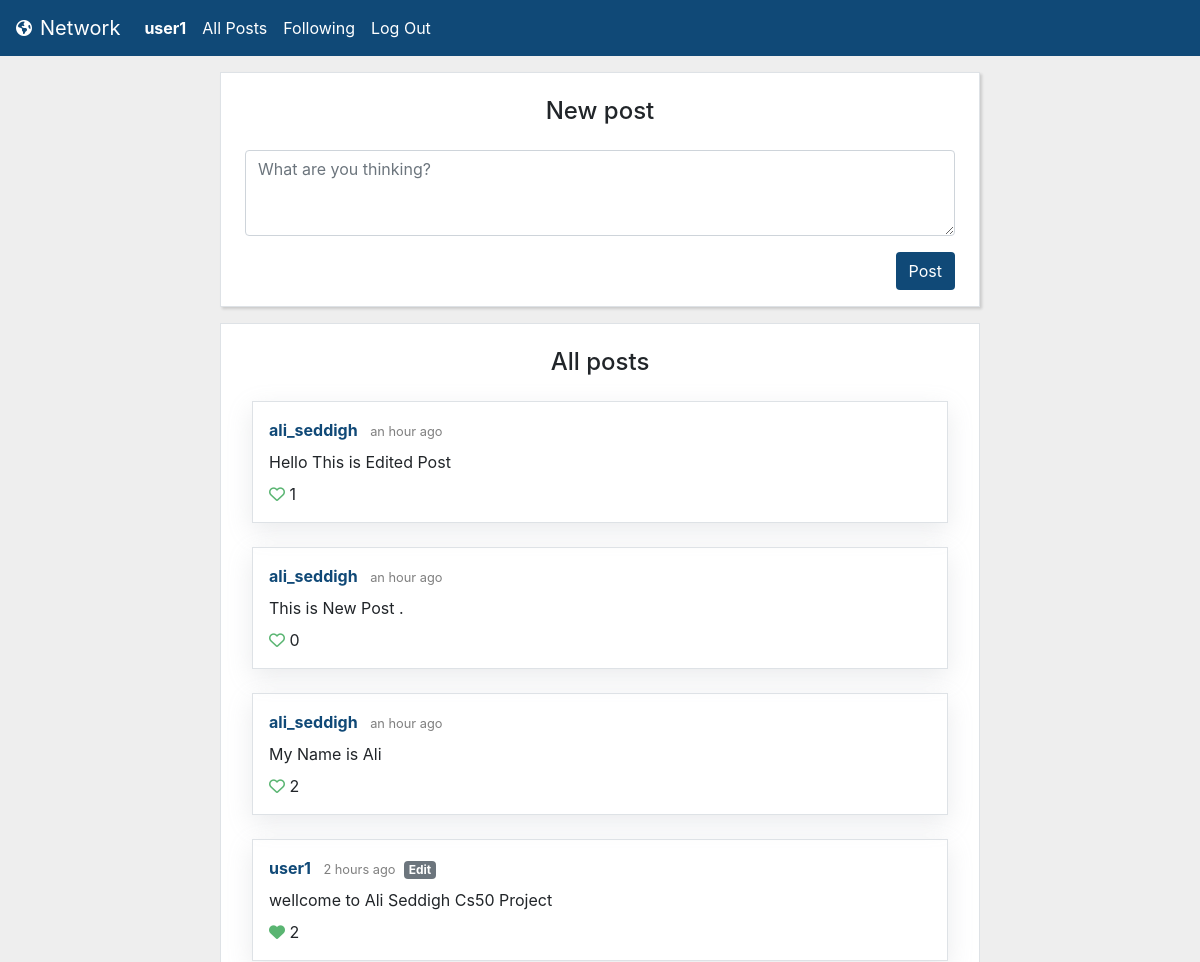
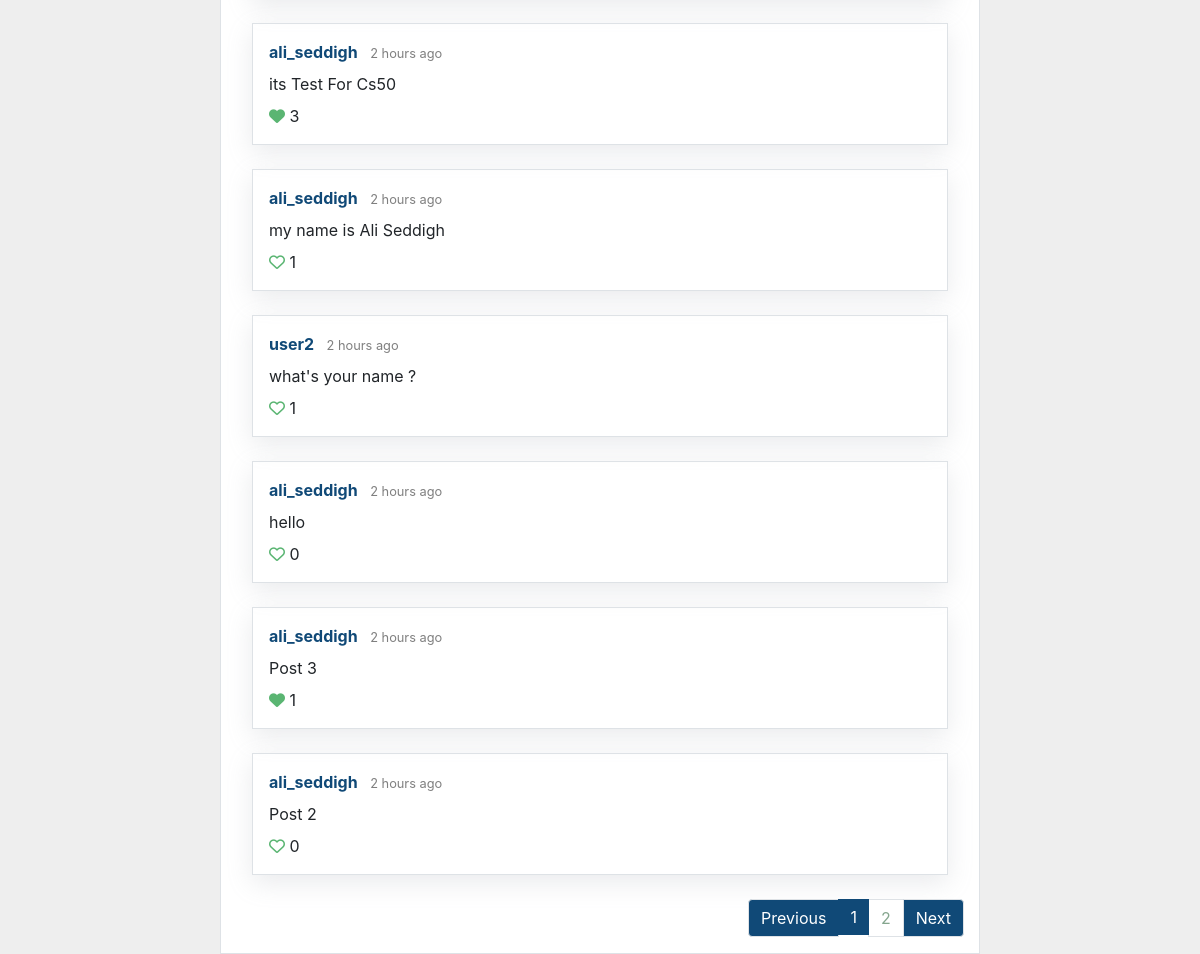
Screenshot of / (signed in) with the database file from the repository (2 pictures, top to bottom).
### network/models.py (models this page shows, shortened)
class User(AbstractUser):
    pass
    following = models.ManyToManyField("self", blank=True, related_name='followers', symmetrical=False)

class Post(models.Model):
    author = models.ForeignKey(User, on_delete=models.CASCADE, related_name="posts")
    content = models.CharField(max_length=10000)
    created_at = models.DateTimeField(auto_now_add=True)
    liked_by = models.ManyToManyField(User, blank=True, related_name="likes")
    def likes(self):
        return self.liked_by.all().count()
    class Meta:
        ordering = ['-created_at']

### network/views.py (the view)
# urls.py: path("", views.index, name="index"),
def index(request):
    posts = Post.objects.all()
    paginator = Paginator(posts, 10)
    page_number = request.GET.get('page', 1)
    page = paginator.get_page(page_number)
    return render(request, "network/index.html", {
        "form": NewPostForm(),
        "page": page,
        "previous_url": get_previous_url(page),
        "next_url": get_next_url(page),
    })

### network/forms.py
class NewPostForm(forms.ModelForm):
    class Meta:
        model = Post
        fields = ['content']
        labels = {
            'content': ''
        }
        widgets = {
            'content': forms.Textarea(attrs={'rows':3, 'maxlength': 1000, 'class': 'form-control', 'placeholder': 'What are you thinking?'})
        }

### network/utilities.py (called while the page is built)
def get_previous_url(page):
    if page.has_previous():
        previous_url = f'?page={page.previous_page_number()}'
    else:
        previous_url = ''
    return previous_url

def get_next_url(page):
    if page.has_next():
        next_url = f'?page={page.next_page_number()}'
    else:
        next_url = ''
    return next_url

### network/templates/network/index.html (shortened to what this page needs)
{% extends "network/layout.html" %}
{% block body %}
    <div class="container">
        {% if user.is_authenticated %}
        <div class="row justify-content-center">
            <div class="col-12 col-lg-8 border mt-0 mt-sm-3 bg-white px-4 box-shadow">
                <h4 class="pt-4 pb-3 text-center">New post</h4>
                <form action="{% url 'newpost' %}" method="POST">
                    {{ form }}
                    <div class="form-group pt-3 text-right">
                        <button type="submit" class="btn green-button" style="background-color: rgb(16, 73, 119); color: white;">Post</button>
                    </div>
                </form>
            </div>
        </div>
        {% endif %}
        <div class="row justify-content-center">
            <div class="col-12 col-lg-8 mt-3 bg-white border">
                <h4 class="pt-4 pb-3 text-center">All posts</h4>
                {% include "network/posts_codeblock.html" %}
            </div>
        </div>
    </div>
{% endblock %}

### network/templates/network/layout.html (shortened to what this page needs)
{% load static %}
<!DOCTYPE html>
<html lang="en">
    <head>
        <link rel="stylesheet" href="https://stackpath.bootstrapcdn.com/bootstrap/4.4.1/css/bootstrap.min.css">
        <link href="{% static 'network/styles.css' %}" rel="stylesheet">
    </head>
    <body>
        <nav class="navbar navbar-expand-lg navbar-light" style="background-color: rgb(16, 73, 119);">
            <i style="color: white;" class="fas fa-globe-americas pr-2"></i>
            <a style="color: white;" class="navbar-brand" href="#">Network</a>
            <div class="collapse navbar-collapse" id="navbarSupportedContent">
                <ul class="navbar-nav mr-auto">
                {% if user.is_authenticated %}
                    <li class="nav-item">
                        <a class="nav-link" href="{% url 'profile' user.id %}"><strong>{{ user.username }}</strong></a>
                    </li>
                {% endif %}
                <li class="nav-item">
                    <a class="nav-link" href="{% url 'index' %}">All Posts</a>
                </li>
                {% if user.is_authenticated %}
                    <li class="nav-item">
                        <a class="nav-link" href="{% url 'following' %}">Following</a>
                    </li>
                    <li class="nav-item">
                        <a class="nav-link" href="{% url 'logout' %}">Log Out</a>
                    </li>
                {% endif %}
                </ul>
            </div>
        </nav>
        <div class="body">
            {% block body %}
            {% endblock %}
        </div>
    </body>
</html>

### network/templates/network/posts_codeblock.html (shortened to what this page needs)
{% load humanize %}
{% load static %}
        {% for post in page.object_list %}
        <div class="border box-shadow-posts p-3 mb-4 mx-0 mx-md-3">
            <div class="pb-2" id="post_headline_{{ post.id }}">
                <a href="{% url 'profile' post.author.id %}" class="green-link">
                    <strong style="color: rgb(16, 73, 119);">{{ post.author }}</strong>
                </a>
                <small class="pl-2 text-black-50">{{ post.created_at|naturaltime }}</small>
                {% if user.is_authenticated and user == post.author %}
                <a href="javascript:void(0)" data-id="{{ post.id }}" id="edit_{{ post.id }}" class="badge badge-secondary ml-1">Edit</a>
                {% endif %}
            </div>
            <div id="post_contentgroup_{{ post.id }}">
                <p id="post_content_{{ post.id }}" class="mb-2">{{ post.content }}</p>
            </div>
            <div id="post_likes_{{ post.id }}">
                {% if user.is_authenticated %}
                <i id="post_likeicon_{{ post.id }}" data-id="{{ post.id }}" class="likeicon likeicon-user fa-heart {% if user in post.liked_by.all %}fas{% else %}far{% endif %}"></i>
                {% else %}
                <i class="likeicon fa-heart {% if post.likes != 0 %}fas{% else %}far{% endif %}"></i>
                {% endif %}
                <span id="post_likecount_{{ post.id }}">{{ post.likes }}</span>
            </div>
        </div>
        {% empty %}
        <div class="p-3 mb-4 mx-0 mx-md-3">
            Oops! No posts found.
            </div>
        {% endfor %}
        {% if page.object_list %}
        <nav aria-label="...">
            <ul class="pagination justify-content-end">
                <li class="page-item {% if not page.has_previous %} disabled {% endif %}">
                    <a class="page-link pagination-green-inactive" href="{{ previous_url }}" tabindex="-1" aria-disabled="true" style="background-color: rgb(16, 73, 119); color: white;">Previous</a>
                </li>
                {% for n in page.paginator.page_range %}
                    {% if n == page.number %}
                    <li class="page-item active" aria-current="page">
                        <span class="page-link" style="background-color: rgb(16, 73, 119); color: white; border: 0;">
                        {{ n }}
                        </span>
                    </li>
                    {% elif n < page.number|add:3 and n > page.number|add:-3 %}
                    <li class="page-item" >
                        <a class="page-link pagination-green-inactive" href="{{GET_params.urlencode}}?page={{ n }}">{{ n }}</a>
                    </li>
                    {% endif %}
                {% endfor %}
                <li class="page-item {% if not page.has_next %} disabled {% endif %}">
                    <a class="page-link pagination-green-inactive" href="{{ next_url }}" style="background-color: rgb(16, 73, 119); color: white;">Next</a>
                </li>
            </ul>
        </nav>
        {% endif %}

### network/static/network/styles.css (style rules this page uses)
body { background-color: #eee; }
a { color: #85A68E; }
.box-shadow { box-shadow: rgba(0, 0, 0, 0.15) 1.95px 1.95px 2.6px; }
.pagination-green-inactive { color: #85A68E; }
.box-shadow-posts { box-shadow: rgba(149, 157, 165, 0.2) 0px 8px 24px; }
.likeicon { color:#5AB572; }
.green-button { background-color: #85A68E; transition: color .15s ease-in-out, background-color .15s ease-in-out,border-color .15s ease-in-out; }

### network/templates/network/layout.html (style rules this page uses)
.nav-link { color: white !important; }

### rows the page displays
User: username "user1"
Post: author "ali_seddigh", created_at "an hour ago", content "Hello This is Edited Post", likes "1"
Post: author "ali_seddigh", created_at "an hour ago", content "This is New Post .", likes "0"
Post: author "ali_seddigh", created_at "an hour ago", content "My Name is Ali", likes "2"
Post: author "user1", created_at "2 hours ago", content "wellcome to Ali Seddigh Cs50 Project", likes "2"
Post: author "ali_seddigh", created_at "2 hours ago", content "its Test For Cs50", likes "3"
Post: author "ali_seddigh", created_at "2 hours ago", content "my name is Ali Seddigh", likes "1"
Post: author "user2", created_at "2 hours ago", content "what's your name ?", likes "1"
Post: author "ali_seddigh", created_at "2 hours ago", content "hello", likes "0"
Post: author "ali_seddigh", created_at "2 hours ago", content "Post 3", likes "1"
Post: author "ali_seddigh", created_at "2 hours ago", content "Post 2", likes "0"

### other values shown
{{ n }} "1"
{{ n }} "2"
